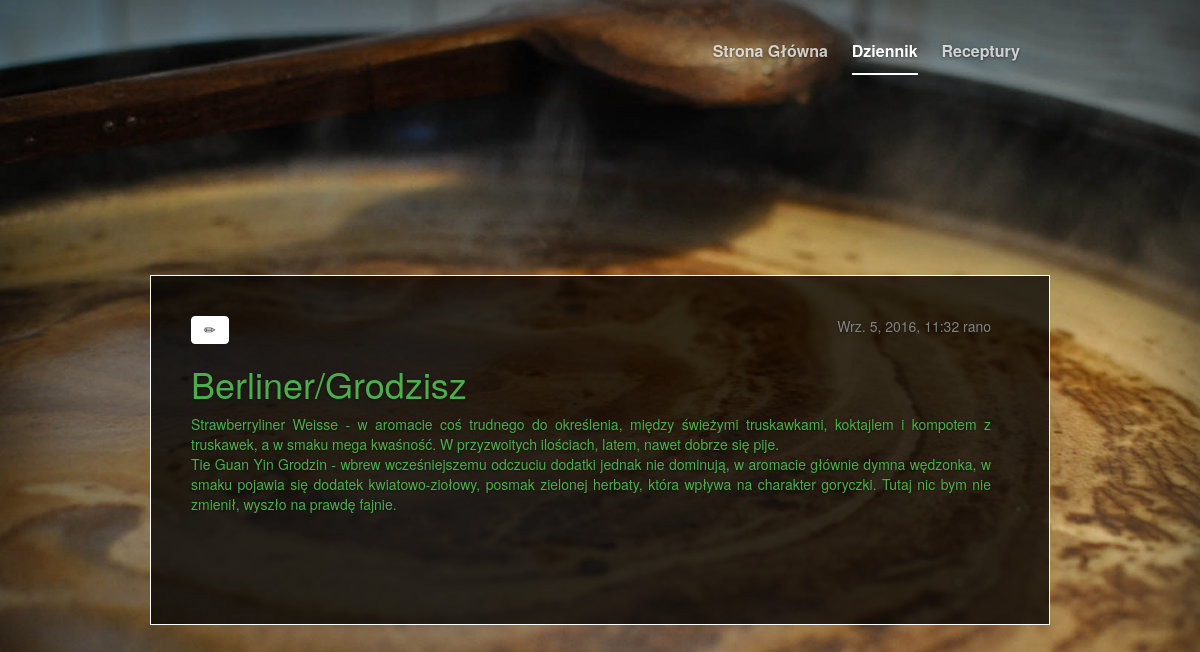
The app's page /post/2/ with its own data.
### blog/models.py (models this page shows, shortened)
class Post(models.Model):
    author = models.ForeignKey('auth.User')
    title = models.CharField(max_length=200)
    text = models.TextField()
    created_date = models.DateTimeField(
            default=timezone.now)
    published_date = models.DateTimeField(
            blank=True, null=True)

### blog/views.py (the view)
# urls.py: url(r'^post/(?P<pk>[0-9]+)/$', views.post_detail, name='post_detail'),
def post_detail(request, pk):
    post = get_object_or_404(Post, pk=pk)
    return render(request, 'blog/post_detail.html', {'post': post})

### templates/blog/post_detail.html
{% extends 'blog/base.html' %}
{% block content %}
    <div class="post">
        {% if post.published_date %}
            <div class="date">
                {{ post.published_date }}
            </div>
        {% endif %}
        <a class="btn btn-default" href="{% url 'post_edit' pk=post.pk %}"><span class="glyphicon glyphicon-pencil"></span></a>
        <h1>{{ post.title }}</h1>
        <p>{{ post.text|linebreaksbr }}</p>
    </div>
{% endblock %}

### static/css/cover.css (style rules this page uses)
a, a:focus, a:hover { color: #fff; }
.btn-default, .btn-default:hover, .btn-default:focus { color: #333; text-shadow: none; background-color: #fff; border: 1px solid #fff; }
html, body { height: 100%; background-color: #333333; background-image: url(../pictures/tlo.jpg); background-attachment: fixed; -webkit-background-size: cover; -moz-background-size: cover; -o-background-size: cover; background-size: cover; }
body { color: #fff; text-align: center; text-shadow: 0 1px 3px rgba(0,0,0,.5); }
.date { float: right; color: #828282; }
.post { margin-bottom: 70px; color: #4cae4c; text-align: justify; align-self: center; width: 800px; }

### records on screen
Post: published_date "Wrz. 5, 2016, 11:32 rano", title "Berliner/Grodzisz", text "Strawberryliner Weisse - w aromacie coś trudnego do określenia, między świeżymi truskawkami, koktajlem i kompotem z truskawek, a w smaku mega kwaśność. W przyzwoitych ilościach, latem, nawet dobrze się pije. Tie Guan Yin Grodzin - wbrew wcześniejszemu odczuciu dodatki jednak nie dominują, w aromacie głównie dymna wędzonka, w smaku pojawia się dodatek kwiatowo-ziołowy, posmak zielonej herbaty, która wpływa na charakter goryczki. Tutaj nic bym nie zmienił, wyszło na prawdę fajnie."
